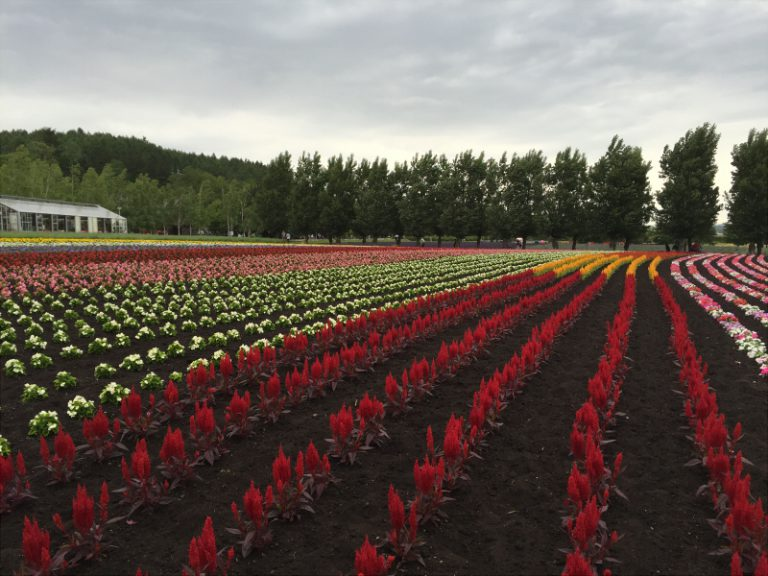
//> input picture media/input.jpg, 768 x 576 px
$ ./cv12   (built with g++ and OpenCV 4)
//> lines starting //> are read from the running program, lines starting //| are printed output that depends on the picture; after the words box and inside, x2 and y2 are one past the last pixel; in counts of white or black regions, pixels touching at a corner belong together
#include <opencv2/opencv.hpp>
//#include <opencv2/highgui/highgui.hpp>
//#include <opencv2/imgproc/imgproc.hpp>

#define LOW_HUE		0
#define UP_HUE		10
#define LOW_SATURATION	50
#define LOW_VALUE	50

int main(int argc, char* argv[]){

	const auto window_bf = "before";
	cv::namedWindow(window_bf, CV_WINDOW_AUTOSIZE);
	const auto window_af = "after";
	cv::namedWindow(window_af, CV_WINDOW_AUTOSIZE);

	cv::Mat hsv, frame, hue, hue1, hue2, saturation, value, hue_saturation, image_black_white;

	frame = cv::imread("../media/input.jpg");
//> frame is the input picture: 576 rows x 768 cols, CV_8UC3; mean B, G, R 84.4, 92.2, 104.6

	cv::cvtColor(frame, hsv, CV_BGR2HSV, 3);
//> hsv: 576 rows x 768 cols, CV_8UC3; mean H, S, V 53.5, 78.7, 107.2

	std::vector<cv::Mat> singlechannels;

	cv::split(hsv, singlechannels);
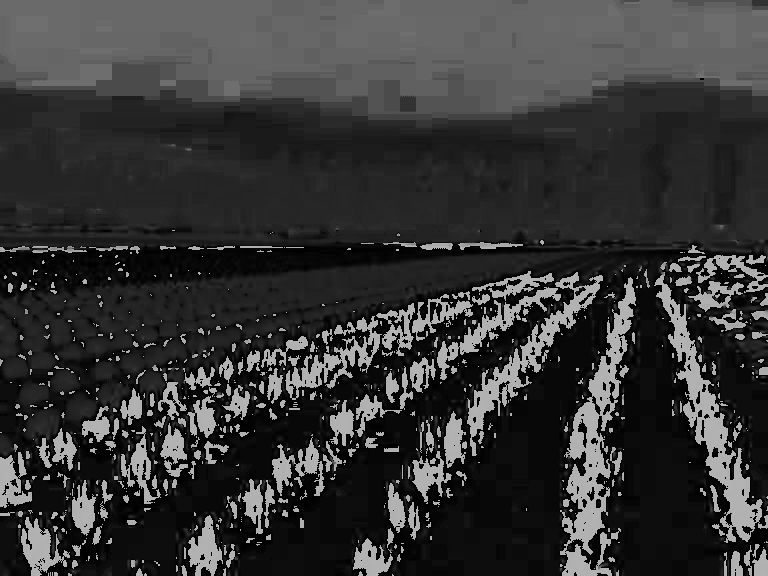
//> singlechannels[0]: 576 rows x 768 cols, CV_8UC1; min 0, max 179, mean 53.5
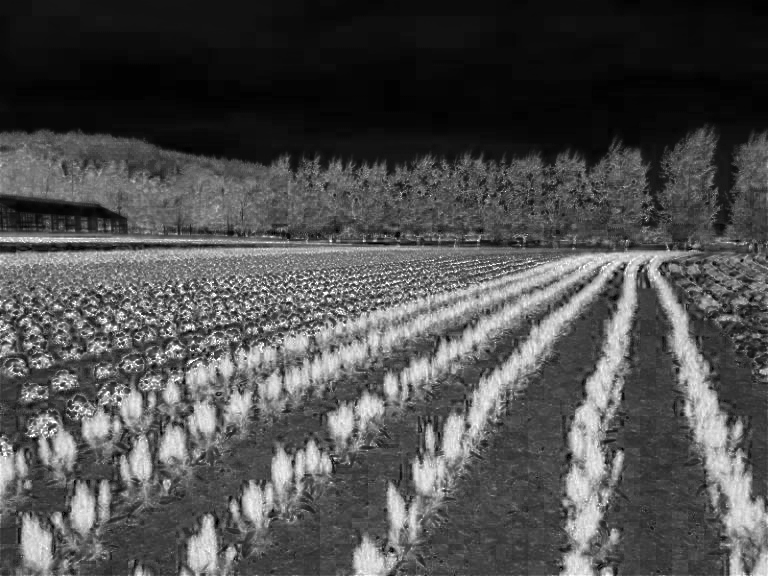
//> singlechannels[1]: 576 rows x 768 cols, CV_8UC1; min 0, max 255, mean 78.7

	cv::threshold(singlechannels[0], hue1, LOW_HUE, 255, CV_THRESH_BINARY);
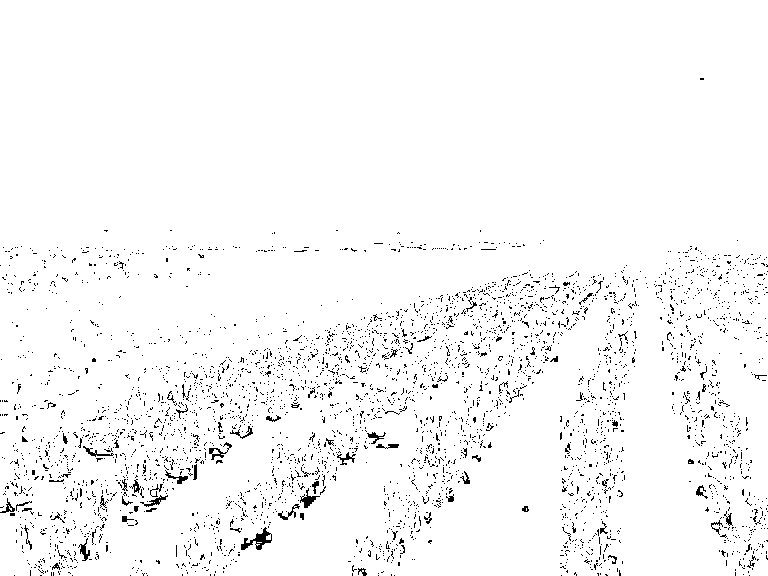
//> hue1: 576 rows x 768 cols, CV_8UC1; 97% white; black in thin lines or dots, all inside (x1, y1, x2, y2) = (0, 78, 768, 576)
	cv::threshold(singlechannels[0], hue2, UP_HUE, 255, CV_THRESH_BINARY_INV);
//> hue2: 576 rows x 768 cols, CV_8UC1; 21.9% white; 694 white regions (593 under 20 px), largest, box (x1, y1, x2, y2) and area: (0, 269, 574, 576) 49431, (498, 270, 768, 576) 22777, (0, 239, 561, 297) 11082
	cv::threshold(singlechannels[1], saturation, LOW_SATURATION, 255, CV_THRESH_BINARY);
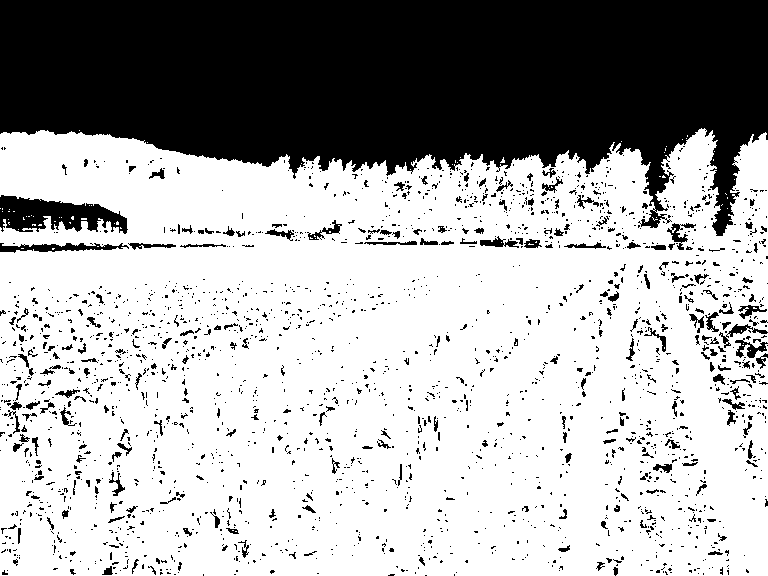
//> saturation: 576 rows x 768 cols, CV_8UC1; 67.7% white; 2199 black regions (1965 under 20 px), largest, box (x1, y1, x2, y2) and area: (0, 0, 768, 236) 120031, (0, 195, 128, 234) 2968, (0, 243, 129, 253) 672
	cv::threshold(singlechannels[2], value, LOW_VALUE, 255, CV_THRESH_BINARY);
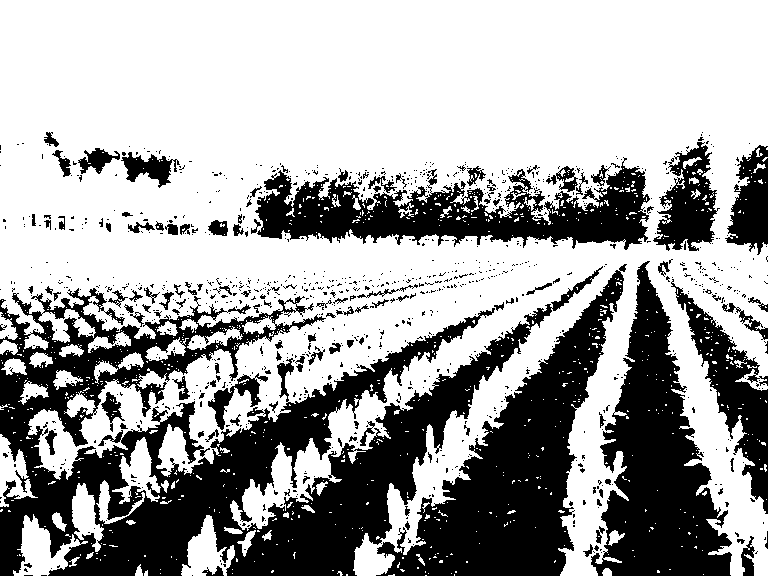
//> value: 576 rows x 768 cols, CV_8UC1; 64.7% white; 1037 black regions (914 under 20 px), largest, box (x1, y1, x2, y2) and area: (0, 266, 603, 576) 65028, (376, 264, 627, 576) 26474, (591, 261, 732, 576) 21799

	cv::bitwise_and(hue1, hue2, hue);
//> hue: 576 rows x 768 cols, CV_8UC1; 18.9% white; 873 white regions (723 under 20 px), largest, box (x1, y1, x2, y2) and area: (40, 269, 556, 576) 35022, (0, 243, 561, 297) 10597, (507, 270, 617, 523) 8405
	cv::bitwise_and(hue, saturation, hue_saturation);
//> hue_saturation: 576 rows x 768 cols, CV_8UC1; 18.4% white; 763 white regions (599 under 20 px), largest, box (x1, y1, x2, y2) and area: (321, 269, 556, 576) 19755, (161, 339, 335, 576) 10550, (0, 243, 561, 297) 10537

	cv::bitwise_and(hue_saturation, value, image_black_white);
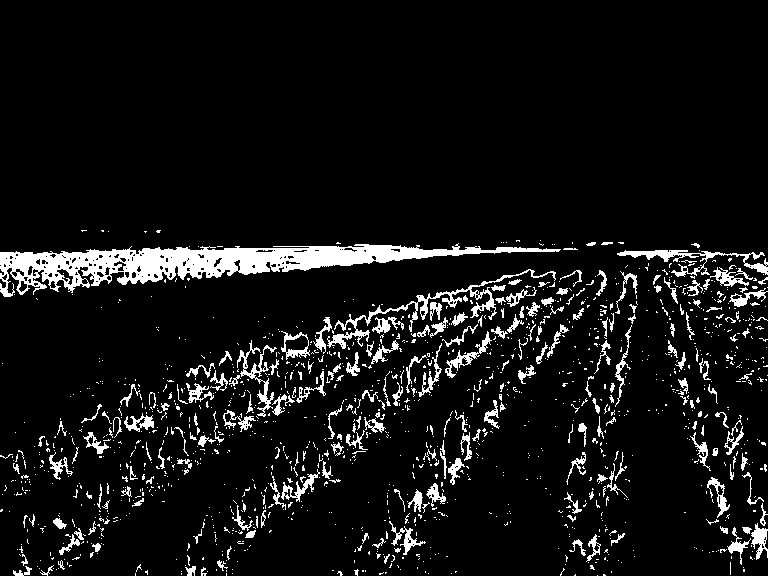
//> image_black_white: 576 rows x 768 cols, CV_8UC1; 7.8% white; 1420 white regions (1191 under 20 px), largest, box (x1, y1, x2, y2) and area: (0, 243, 561, 297) 10505, (327, 269, 556, 349) 1594, (617, 250, 768, 277) 1018

	cv::imshow(window_bf, frame);
	cv::imshow("hsv", hsv);
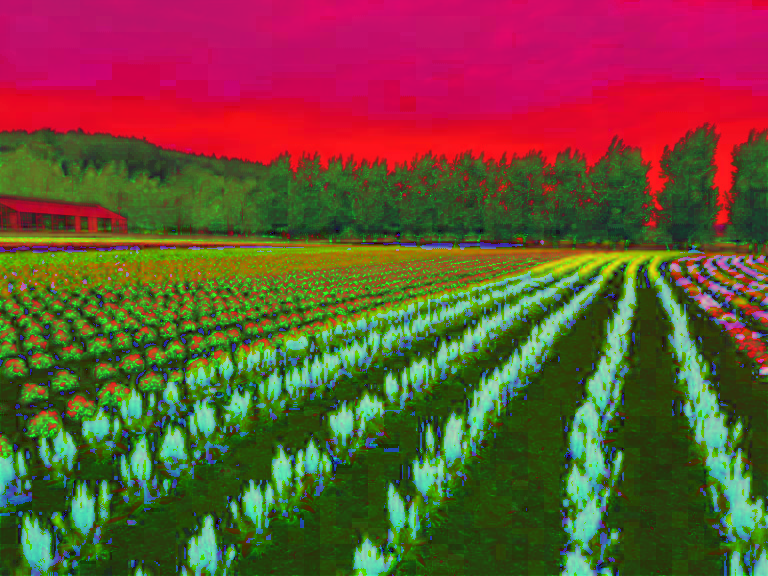
//> window 'hsv': 576 rows x 768 cols, CV_8UC3; mean B, G, R 53.5, 78.7, 107.2
	cv::imshow(window_af, image_black_white);

	cv::waitKey();

	return 0;
}
